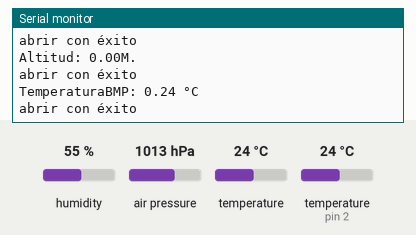
Bench run of a sketch on a simulated Arduino Leonardo, built with avr-gcc and run on an emulated ATmega32U4. Parts: the last lines printed to the serial monitor. Inputs (shaded band) come from the test bench; at power-on: humidity 55 %, air pressure 1013 hPa, temperature 24 °C, temperature (sensor on pin 2) 24 °C. The local clock reads 2024-03-15 10:24:30 at power-on unless the sketch sets it; storage starts empty.

Above: at 1.9 s.
2.0 s: humidity set to 22 %
4.9 s: air pressure set to 952 hPa
At 6.5 s:
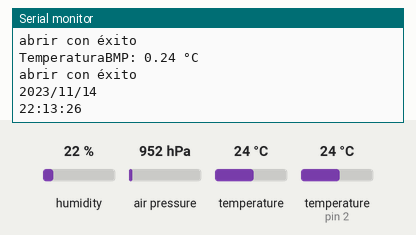
7.8 s: temperature (sensor 0) set to 12 °C
At 8.9 s:
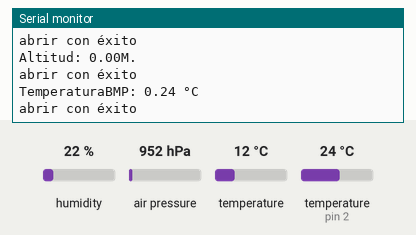
10.7 s: temperature (sensor on pin 2) set to 12 °C
At 13.5 s:
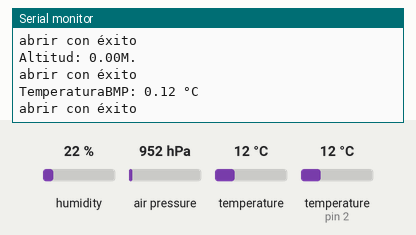
13.6 s: humidity set to 40 %
16.5 s: air pressure set to 975 hPa
At 19.2 s:
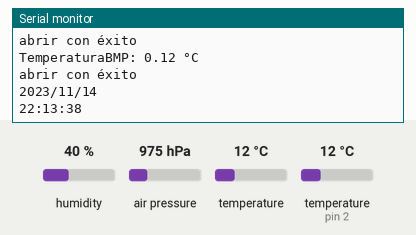
Timing chart, 0 to 20.4 s (numbered marks = the images above; inputs shaded):
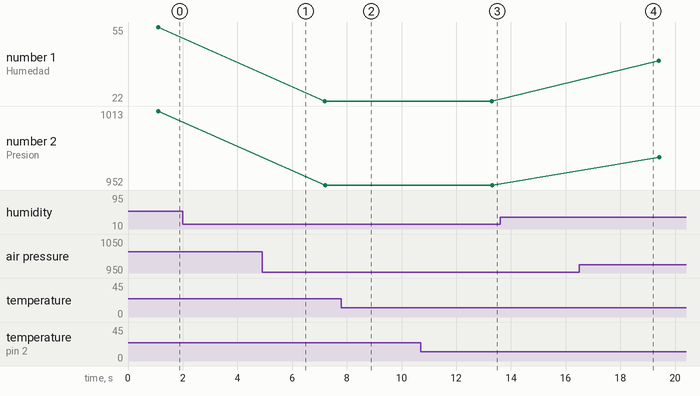

The sketch:

sketch-v0.2.ino
```cpp
#include <Wire.h> // incluye libreria de bus I2C
#include <SPI.h> //for the SD card module
#include <SD.h> // for the SD card
#include <DHT.h> // for the DHT sensor
#include <RTClib.h> // for the RTC
#include <Adafruit_Sensor.h>  // incluye librerias para sensor BMP280
#include <Adafruit_BMP280.h>

Adafruit_BMP280 bmp;

//define DHT pin
#define DHTPIN 2     // what pin we're connected to

// uncomment whatever type you're using
#define DHTTYPE DHT11   // DHT 11
//#define DHTTYPE DHT22   // DHT 22  (AM2302)
//#define DHTTYPE DHT21   // DHT 21 (AM2301)

// initialize DHT sensor for normal 16mhz Arduino
DHT dht(DHTPIN, DHTTYPE);

// change this to match your SD shield or module;
// Arduino Ethernet shield and modules: pin 4
// Data loggin SD shields and modules: pin 10
// Sparkfun SD shield: pin 8
const int chipSelect = 4;

// Create a file to store the data
File myFile;

// RTC
RTC_DS1307 rtc;

void setup() {
  Serial.println("Iniciando:");

  //initializing the DHT sensor
  dht.begin();
  bmp.begin();
    //if (!bmp.begin()) { // si falla la comunicacion con el sensor mostrar
    //Serial.println("BMP no encontrado!"); // texto y detener flujo del programa
    //while (1); // mediante bucle infinito
  //}

  //initializing Serial monitor
  Serial.begin(9600);

  // setup for the RTC
  while(!Serial); // for Leonardo/Micro/Zero
    if(! rtc.begin()) {
      Serial.println("No se pudo encontrar RTC");
      while (1);
    }
    else {
      // la siguiente línea establece el RTC en la fecha y hora en que se compiló este boceto
      rtc.adjust(DateTime(F(__DATE__), F(__TIME__)));
    }
    if(! rtc.isrunning()) {
      Serial.println("RTC NO se está ejecutando!");
    }

  // setup for the SD card
  Serial.print("Inicializando tarjeta SD...");

  if(!SD.begin(chipSelect)) {
    Serial.println("inicialización fallida!");
    return;
  }
  Serial.println("inicialización realizada");

  //open file
  myFile=SD.open("DATA.txt", FILE_WRITE);

  // if the file opened ok, write to it:
  if (myFile) {
    Serial.println("Archivo abierto correctamente");
    // print the headings for our data
    myFile.println("Fecha, Hora, TemperaturaDHT ºC, Humedad %, Presion hPa, Altitud, TemperaturaBMP");
  }
  myFile.close();
}

void loggingTiempo() {
  DateTime now = rtc.now();
  myFile = SD.open("DATA.txt", FILE_WRITE);
  if (myFile) {
    myFile.print(now.year(), DEC);
    myFile.print('/');
    myFile.print(now.month(), DEC);
    myFile.print('/');
    myFile.print(now.day(), DEC);
    myFile.print(',');
    myFile.print(now.hour(), DEC);
    myFile.print(':');
    myFile.print(now.minute(), DEC);
    myFile.print(':');
    myFile.print(now.second(), DEC);
    myFile.print(",");
  }
  Serial.print(now.year(), DEC);
  Serial.print('/');
  Serial.print(now.month(), DEC);
  Serial.print('/');
  Serial.println(now.day(), DEC);
  Serial.print(now.hour(), DEC);
  Serial.print(':');
  Serial.print(now.minute(), DEC);
  Serial.print(':');
  Serial.println(now.second(), DEC);
  myFile.close();
  delay(1000);
}

void loggingTemperaturaDHT() {
  // ¡La lectura de la temperatura o la humedad tarda unos 250 milisegundos!
  // Las lecturas del sensor también pueden tener hasta 2 segundos de antigüedad (es un sensor muy lento)
  // Leer la temperatura en grados Celsius
  float t = dht.readTemperature();
  //Leer la temperatura como Fahrenheit
  //float f = dht.readTemperature(true);

  //Compruebe si alguna lectura falló y salga antes (para volver a intentarlo).
  if  (isnan(t) /*|| isnan(f)*/) {
    Serial.println("Error al leer temperatura del sensor DHT!");
    return;
  }

  //debugging purposes
  Serial.print("TemperaturaDHT: ");
  Serial.print(t);
  Serial.println(" °C");
  //Serial.print(f);
  //Serial.println(" *F\t");

  myFile = SD.open("DATA.txt", FILE_WRITE);
  if (myFile) {
    Serial.println("abrir con éxito");
    myFile.print(t);
    myFile.println(",");
  }
  myFile.close();
}

void loggingHumedad() {

  byte h = dht.readHumidity();

  //Compruebe si alguna lectura falló y salga antes (para volver a intentarlo).
  if  (isnan(h) /*|| isnan(f)*/) {
    Serial.println("Error al leer humedad del sensor DHT!");
    return;
  }

  //debugging purposes
  Serial.print("Humedad: ");
  Serial.print(h);
  Serial.println("%");


  myFile = SD.open("DATA.txt", FILE_WRITE);
  if (myFile) {
    Serial.println("abrir con éxito");
    myFile.print(h);
    myFile.println(",");
  }
  myFile.close();
}

void logginPresion() {

 float p = bmp.readPressure()/100;

  //Compruebe si alguna lectura falló y salga antes (para volver a intentarlo).
  if  (isnan(p)){
    Serial.println("Error al leer Presion del sensor BMP!");
    return;
  }

  //debugging purposes
  Serial.print("Presion: ");
  Serial.print(p);
  Serial.println("hPa");


  myFile = SD.open("DATA.txt", FILE_WRITE);
  if (myFile) {
    Serial.println("abrir con éxito");
    myFile.print(p);
    myFile.println(",");
  }
  myFile.close();
}

void logginAltitud() {

 float p = bmp.readPressure()/100;

  //Compruebe si alguna lectura falló y salga antes (para volver a intentarlo).
  if  (isnan(p)){
    Serial.println("Error al leer Presion del sensor BMP!");
    return;
  }

  //debugging purposes
  Serial.print("Altitud: ");
  Serial.print(bmp.readAltitude(p));
  Serial.println("M.");


  myFile = SD.open("DATA.txt", FILE_WRITE);
  if (myFile) {
    Serial.println("abrir con éxito");
    myFile.print(bmp.readAltitude(p));
    myFile.println(",");
  }
  myFile.close();
}

void logginTemperaturaBMP() {

 float t2 = bmp.readTemperature()/100;

  //Compruebe si alguna lectura falló y salga antes (para volver a intentarlo).
  if  (isnan(t2)){
    Serial.println("Error al leer Temperatura del sensor BMP!");
    return;
  }

  //debugging purposes
  Serial.print("TemperaturaBMP: ");
  Serial.print(t2);
  Serial.println(" °C");


  myFile = SD.open("DATA.txt", FILE_WRITE);
  if (myFile) {
    Serial.println("abrir con éxito");
    myFile.print(t2);
    myFile.println(",");
  }
  myFile.close();
}

void loop() {
  loggingTiempo();
  loggingTemperaturaDHT();
  loggingHumedad();
  logginPresion();
  logginAltitud();
  logginTemperaturaBMP();

  delay(5000);
}
```

Measured:
- after the input at 10.7 s, the serial monitor: prints a new line after 2.6 s (image 3)
- plotted number 2: 1013 → 952 after the input at 4.9 s, 952 → 975 after the input at 16.5 s
